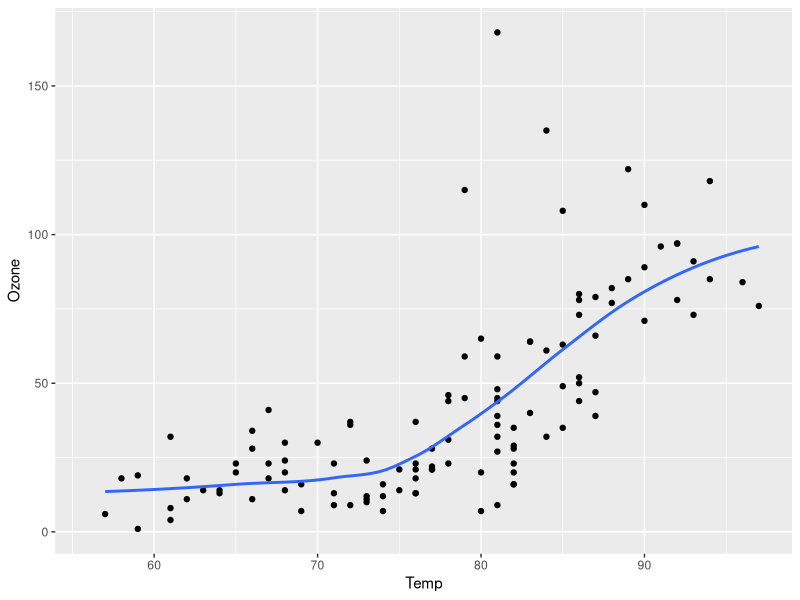
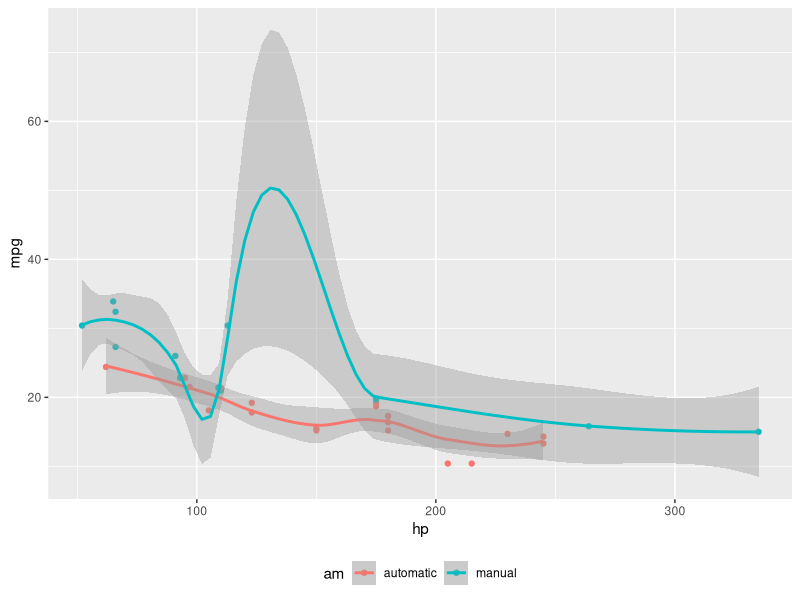

Recreate these plots in R, in order.
## ---- chunk 1
mean(1:5)
## ---- chunk 2
#| label: load-packages
#| include: false

library(tidyverse)
library(palmerpenguins)
## ---- chunk 3
#| warning: false

library(ggplot2)
ggplot(airquality, aes(Temp, Ozone)) + 
  geom_point() + 
  geom_smooth(method = "loess", se = FALSE)
## ---- chunk 4
summary(airquality)
## ---- chunk 5
#| label: fig-mtcars
#| fig-cap: "MPG vs horsepower, colored by transmission."
#| column: margin
library(ggplot2)
mtcars2 <- mtcars
mtcars2$am <- factor(
  mtcars$am, labels = c('automatic', 'manual')
)
ggplot(mtcars2, aes(hp, mpg, color = am)) +
  geom_point() +
  geom_smooth(formula = y ~ x, method = "loess") +
  theme(legend.position = 'bottom')
## ---- chunk 6
#| column: margin
knitr::kable(
  mtcars[1:6, 1:3]
)
